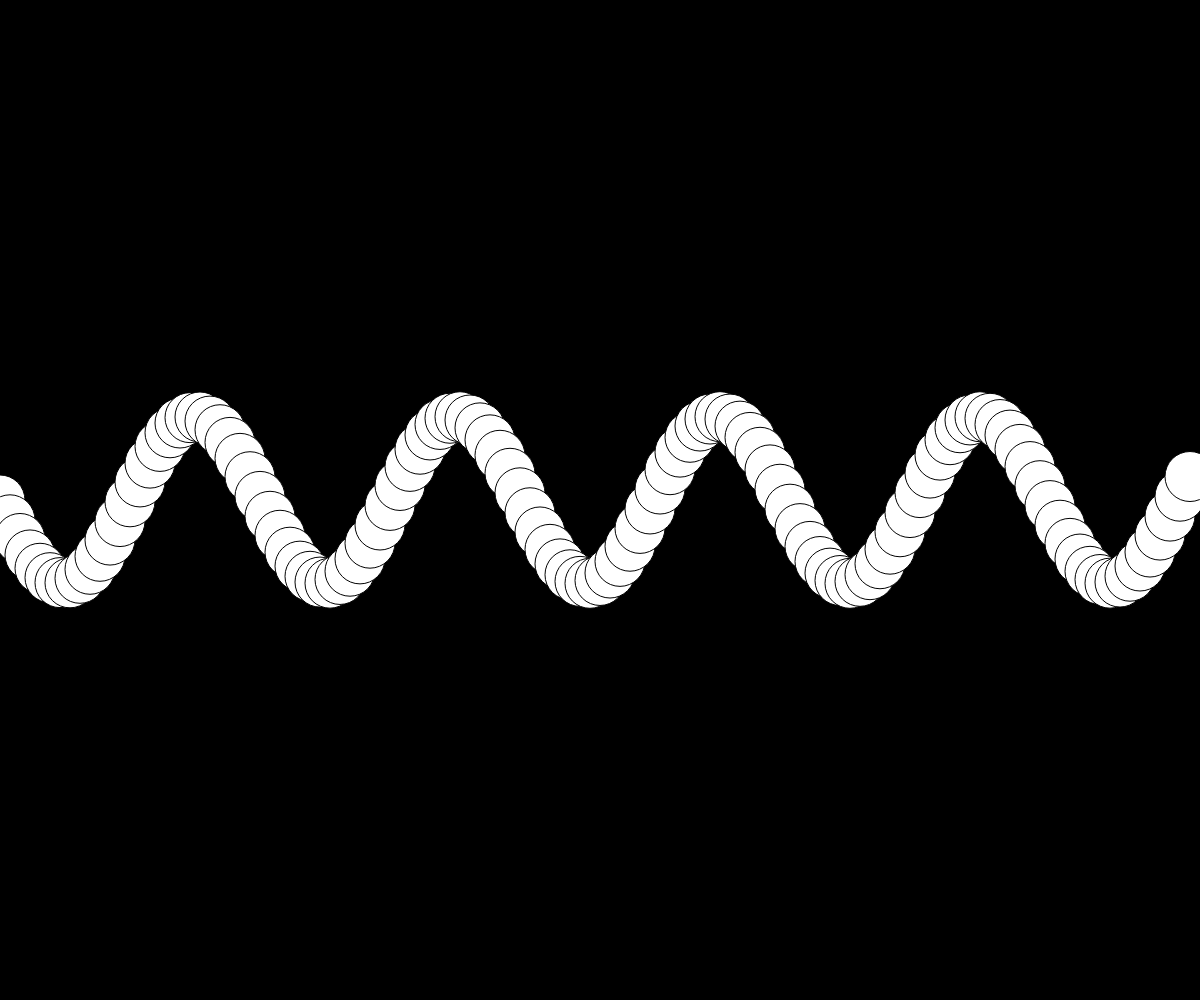
Frame 1 (no input)
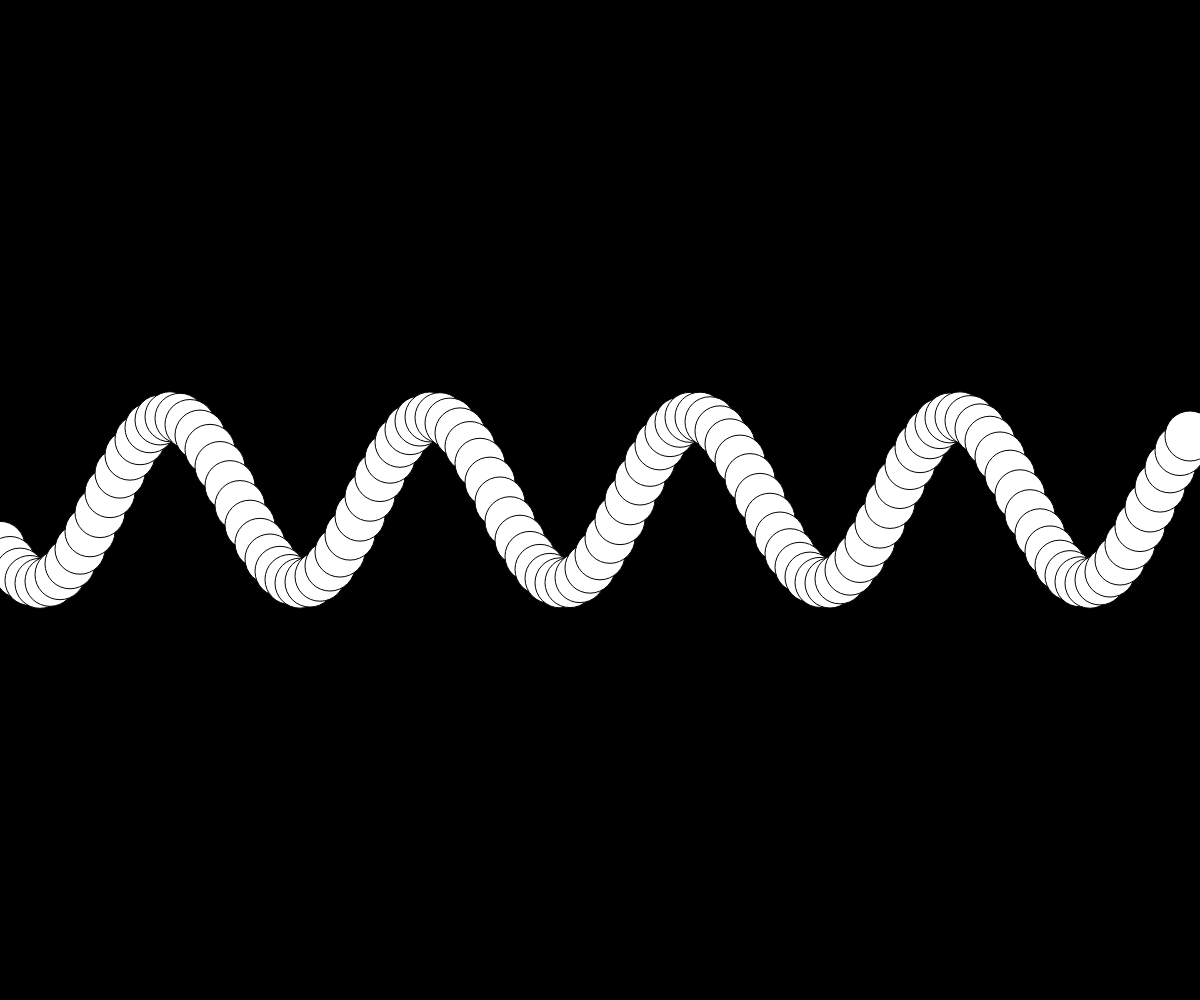
Frame 60 (no input)
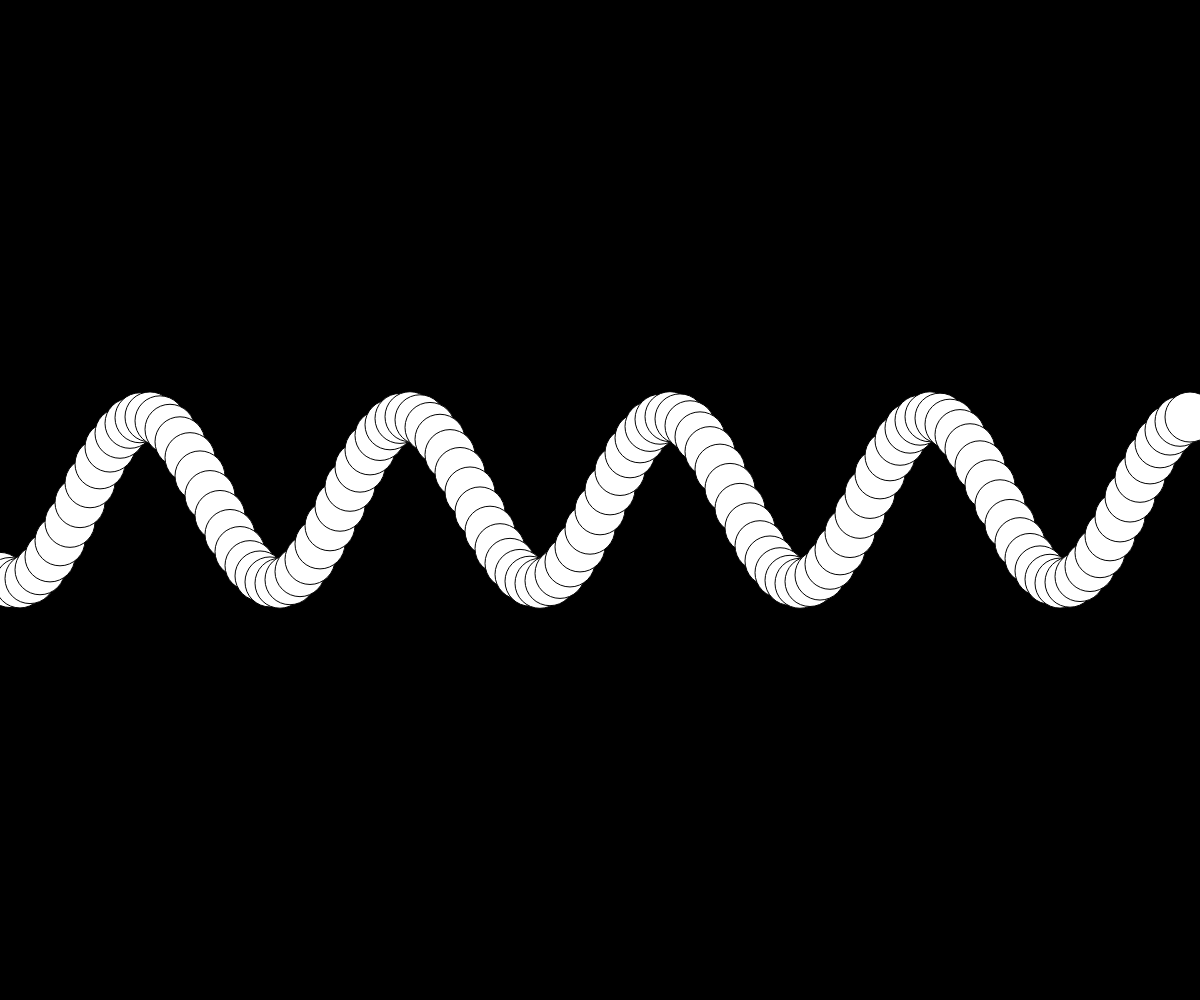
Frame 120 (the mouse pressed at the canvas centre since frame 60)

The p5.js sketch that drew these frames (run headless with seeded random() and noise() and a simulated clock; from frame 60 on, the mouse is pressed at the canvas centre):

// p5.js sketch
// ── sketch.js
let a = 0,starta=0;
  aVelocity = 0.01;
let penduls = [];

function setup() {
  createCanvas(windowWidth, windowHeight);
  let per=10; //perioada 
  for (let i = 0; i < width/per; i++) {
    penduls[i] = new Pendul(i*per,map(sin(a),-1,1,0,height),starta);
  starta+=0.24;
  }
}

function draw() {
  background(0);
  translate(0,height/2);  
  for (let p of penduls) {
    p.move();
    p.show();
  }

}
class Pendul {
  constructor(x,y,a) {
    this.x = x;
    this.y = y;
    this.r = 50;  //radius of circle
    this.ampy = height/12; //amplitude =  maximum height
    this.a = a;
    this.aVelocity = 0.01;
  }
  move() {
    this.y = this.ampy * sin(this.a);
    this.a += this.aVelocity;
  }
  show() {
    ellipse(this.x, this.y, this.r, this.r);
  }
}
